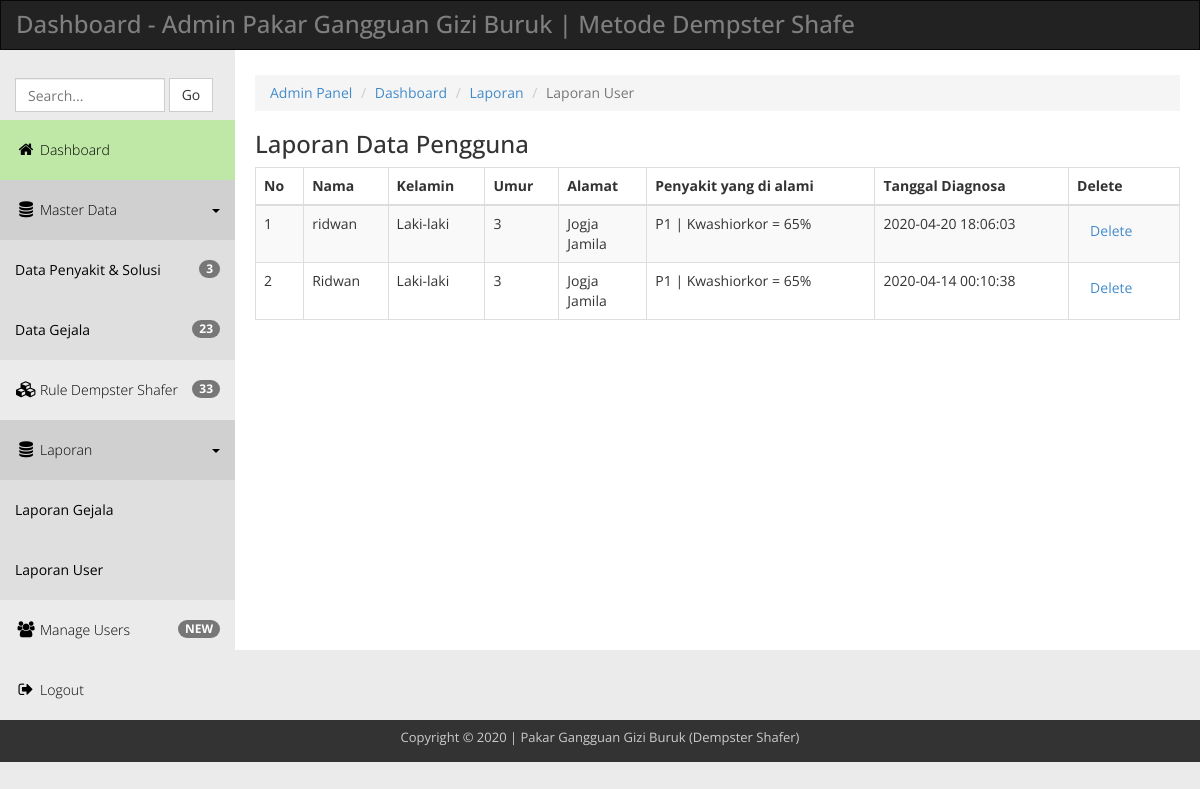
/admin/lapuser.php, run on the app's committed database.
### tables this page shows
CREATE TABLE `tb_hasil` (
  `idhasil` int(5) NOT NULL,
  `idpasien` int(5) NOT NULL,
  `kdpenyakit` varchar(4) NOT NULL,
  `persentase` double NOT NULL,
  `tanggal` datetime NOT NULL
);

CREATE TABLE `tbpasien` (
  `idpasien` int(10) NOT NULL,
  `nama` varchar(30) NOT NULL,
  `kelamin` varchar(10) NOT NULL,
  `umur` varchar(3) NOT NULL,
  `alamat` varchar(50) NOT NULL,
  `noip` varchar(30) NOT NULL,
  `tanggal` date NOT NULL,
  `pekerjaan` varchar(20) NOT NULL,
  `namaorangtua` varchar(20) NOT NULL
);

### admin/lapuser.php (the view, shortened to what this page needs)
<!DOCTYPE html>
<head>
  <link rel="stylesheet" href="css/templatemo_main.css">
</head>
<body>
  <div class="navbar navbar-inverse" role="navigation">
      <div class="navbar-header">
        <div class="logo"><h1>Dashboard - Admin Pakar Gangguan Gizi Buruk | Metode Dempster Shafe</h1></div>
      </div>
    </div>
    <div class="template-page-wrapper">
      <div class="navbar-collapse collapse templatemo-sidebar">
        <ul class="templatemo-sidebar-menu">
          <li>
            <form class="navbar-form">
              <input type="text" class="form-control" id="templatemo_search_box" placeholder="Search...">
              <span class="btn btn-default">Go</span>
            </form>
          </li>
          <li class="active"><a href="index.php"><i class="fa fa-home"></i>Dashboard</a></li>
          <li class="sub open">
            <a href="javascript:;">
              <i class="fa fa-database"></i>Master Data <div class="pull-right"><span class="caret"></span></div>
            </a>
            <ul class="templatemo-submenu">
              <li><a href="penyakit.php"><span class="badge pull-right"><?php include "koneksi.php"; $queryNP=mysqli_query($koneksi,"SELECT * FROM tb_penyakit"); $numNP=mysqli_num_rows($queryNP); echo $numNP;?></span>Data Penyakit & Solusi</a></li>
              <li><a href="gejala.php"><span class="badge pull-right"><?php $queryNP=mysqli_query($koneksi,"SELECT * FROM tb_gejala"); $numNP=mysqli_num_rows($queryNP); echo $numNP;?></span>Data Gejala</a></li>
            </ul>
          </li>
          <li><a href="basis_pengetahuan.php"><i class="fa fa-cubes"></i><span class="badge pull-right"><?php $queryNR=mysqli_query($koneksi,"SELECT * FROM tb_rules"); $numNR=mysqli_num_rows($queryNR); echo $numNR;?></span>Rule Dempster Shafer</a></li>
          <li class="sub open">
            <a href="javascript:;">
              <i class="fa fa-database"></i>Laporan<div class="pull-right"><span class="caret"></span></div>
            </a>
            <ul class="templatemo-submenu">
              <li><a href="lapgejala.php">Laporan Gejala</a></li>
              <li><a href="lapuser.php"><span class="badge pull-right"><?php $queryNP3=mysqli_query($koneksi,"SELECT * FROM tbpasien");?></span>Laporan User</a></li>
            </ul>
          </li>
          <li><a href="manage_user.php"><i class="fa fa-users"></i><span class="badge pull-right">NEW</span>Manage Users</a></li>
          <li><a href="javascript:;" data-toggle="modal" data-target="#confirmModal"><i class="fa fa-sign-out"></i>Logout</a></li>
        </ul>
      </div>
      <div class="templatemo-content-wrapper">
        <div class="templatemo-content">
          <ol class="breadcrumb">
            <li><a href="index.php">Admin Panel</a></li>
            <li><a href="#">Dashboard</a></li>
            <li><a href="#">Laporan</a></li>
            <li class="active">Laporan User</li>
          </ol>
          <h1>Laporan Data Pengguna</h1>
                   <div class="row">
            <div class="col-md-12">
              <div class="table-responsive">
                <table class="table table-striped table-hover table-bordered">
                  <thead>
                    <tr>
                      <th>No</th>
                      <th>Nama</th>
                      <th>Kelamin</th>
                      <th>Umur</th>
                      <th>Alamat</th>
                      <th>Penyakit yang di alami</th>
                      <th>Tanggal Diagnosa</th>
                      <th>Delete<input type="hidden" id="texthapus"></th>
                    </tr>
                  </thead>
                  <tbody>
                    <?php
	include "koneksi.php";
	$arrPenyakit=array();
	$queryP=mysqli_query($koneksi,"SELECT * FROM tb_penyakit"); while($dataP=mysqli_fetch_array($queryP)){ $arrPenyakit["$dataP[kdpenyakit]"]=$dataP['nama_penyakit']; }
	$sql = "SELECT * FROM tbpasien,tb_hasil WHERE tb_hasil.idpasien=tbpasien.idpasien group by tb_hasil.idpasien  ORDER BY tb_hasil.idhasil DESC";
	$qry = mysqli_query($koneksi,$sql)  or die ("SQL Error".mysqli_error());
	$no=0;
	while ($data=mysqli_fetch_array($qry)) {
	$no++;
   ?>
                    <tr>
                      <td><?php echo $no;?></td>
                      <td><?php echo $data['nama'];?></td>
                      <td><?php echo $data['kelamin'];?></td>
                      <td><?php echo $data['umur'];?></td>
                      <td><?php echo $data['alamat']."<br>".$data['namaorangtua'];?></td>
                      <td><?php $idp=$data['idpasien'];
	$strP=mysqli_query($koneksi,"SELECT * FROM tb_hasil WHERE idpasien='$idp' ");
	while($dataP=mysqli_fetch_array($strP)){
		echo $dataP['kdpenyakit']." | "; print_r($arrPenyakit["$dataP[kdpenyakit]"]); echo " = ".$dataP['persentase']."%<br>";
		}
	 ?></td>
     				  <td><?php echo $data['tanggal'];?></td>
                      <td><a onClick="return HapusData('<?php echo $data['idpasien'];?>');" data-toggle="modal" data-target="#confirmModal2" class="btn btn-link">Delete</a>
                      </td>
                    </tr><?php }?>
                  </tbody>
                </table>
              </div>
            </div>
          </div>
        </div>
      </div>
      <footer class="templatemo-footer">
        <div class="templatemo-copyright">
          <p>Copyright &copy; 2020 | Pakar Gangguan Gizi Buruk (Dempster Shafer)</p>
        </div>
      </footer>
    </div>
</body>
</html>

### admin/css/templatemo_main.css (style rules this page uses)
* { font-family: 'Open Sans', sans-serif; }
body { background-color: rgb(235,235,235); }
h1 { font-size: 24px; }
.logo { display: inline-block; }
.logo h1 { font-size: 24px; margin: 10px 15px; }
.templatemo-content-wrapper { float: left; width: 100%; }
.templatemo-content { margin-left: 235px; margin-top: 0px; min-height: 600px; padding: 25px 20px 0 20px; background-color: white; overflow-x: hidden; }
.templatemo-footer { clear: both; font-size: 13px; padding: 8px 0 5px 0; text-align: center; color: #ccc; background-color: #333; }
#templatemo_search_box { width: 150px; display: inline-block; }
.navbar { margin-bottom: 0; border-radius: 0; }
.navbar-header { color: rgb(127,127,127); }
.templatemo-sidebar { padding: 0; margin-top: 20px; }
.templatemo-sidebar .templatemo-sidebar-menu { list-style: none; margin: 0; padding: 0; }
.templatemo-sidebar .templatemo-sidebar-menu > li { display: block; margin: 0; padding: 0; border: 0px; }
.templatemo-sidebar .templatemo-sidebar-menu > li > a { display: block; position: relative; margin: 0; border: 0px; padding: 20px 15px; text-decoration: none; font-size: 14px; font-weight: 300; }
.templatemo-sidebar-menu a { color: black; }
.templatemo-sidebar-menu li.sub .templatemo-submenu { display: none; }
.templatemo-sidebar-menu li.sub.open .templatemo-submenu { display: block; }
.templatemo-submenu { padding-left: 0; }
.templatemo-submenu li { list-style: none; background-color: #DFDFDF; }
.templatemo-submenu li a { display: block; padding: 20px 15px; margin: 0; }
.templatemo-sidebar-menu > li.sub.open > a { background-color: rgba(145,145,145,0.3); }
.templatemo-sidebar .templatemo-sidebar-menu >li.active, .templatemo-sidebar .templatemo-sidebar-menu>li>a:hover { background-color: rgb(191, 232, 167); }
.templatemo-sidebar .templatemo-sidebar-menu > li > a > i { font-size: 16px; top: 2px; margin-top: 1px; margin-left: 1px; margin-right: 4px; display: inline-block; width: 1.25em; text-align: center; }
.nav-pills>li>a, .nav-tabs>li>a, .alert, .progress, .panel, .btn, .panel-group .panel, .form-control, .modal-content, .breadcrumb { border-radius: 0; }
@media screen and (min-width: 992px) { .templatemo-sidebar { width: 235px; float: left; position: relative; margin-right: -100%; } }

### data on the page
tb_hasil: idpasien.nama "ridwan", idpasien.kelamin "Laki-laki", idpasien.umur "3", idpasien.alamat "Jogja", idpasien.namaorangtua "Jamila", kdpenyakit "P1", value "Kwashiorkor", persentase "65", tanggal "2020-04-20 18:06:03"
tb_hasil: idpasien.nama "Ridwan", idpasien.kelamin "Laki-laki", idpasien.umur "3", idpasien.alamat "Jogja", idpasien.namaorangtua "Jamila", kdpenyakit "P1", value "Kwashiorkor", persentase "65", tanggal "2020-04-14 00:10:38"

### other printed values
$numNP "3"
$numNP "23"
$numNR "33"
